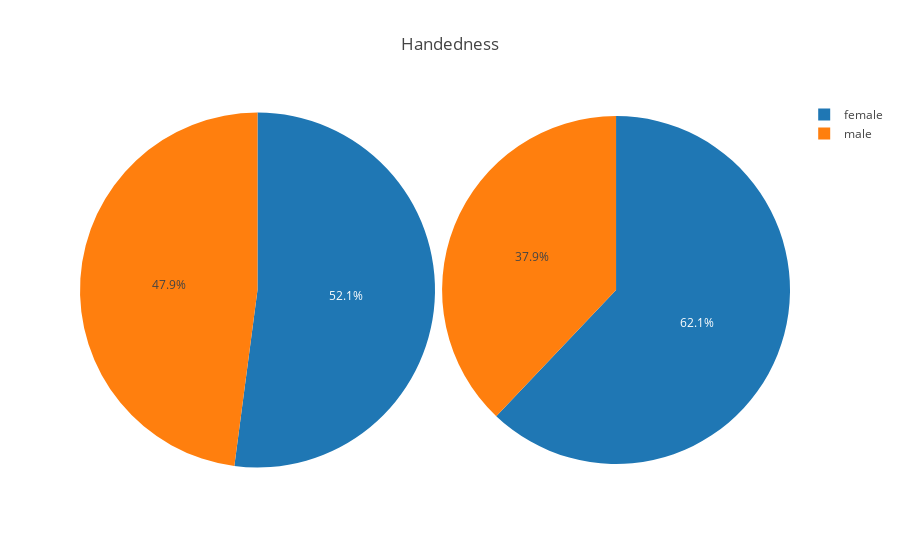

Notebook code cell kept with this figure:
### Code cell
layout = go.Layout(
    title="Handedness"
)
iplot(go.Figure(data=[p_data, s_data], layout=layout))

### Figure 1 — Plotly figure (JSON) as saved in the notebook; plotly's stock layout.template omitted (floating-point values rounded to 4 significant figures)
{"data": [{"domain": {"x": [0.51, 1], "y": [1, 0]}, "labels": ["female", "male"], "name": "Population", "type": "pie", "uid": "633657", "values": [62.09, 37.91]}, {"domain": {"x": [0, 0.5], "y": [1, 0]}, "labels": ["female", "male"], "name": "Random Sample", "type": "pie", "uid": "9b65fb", "values": [52.08, 47.92]}], "layout": {"autosize": true, "title": "Handedness"}}
